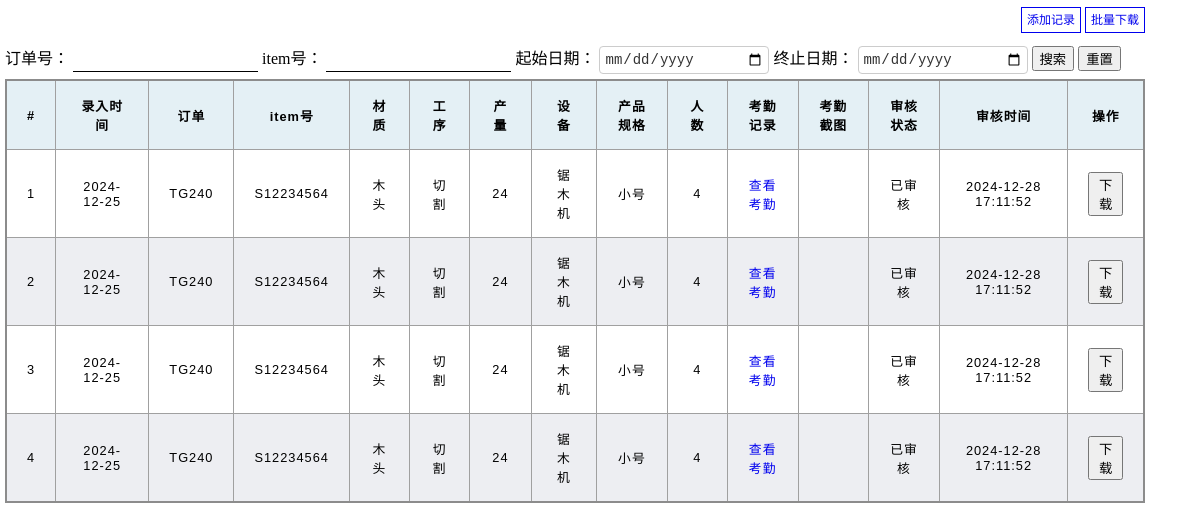
/, run on an earlier commit of the app's database.
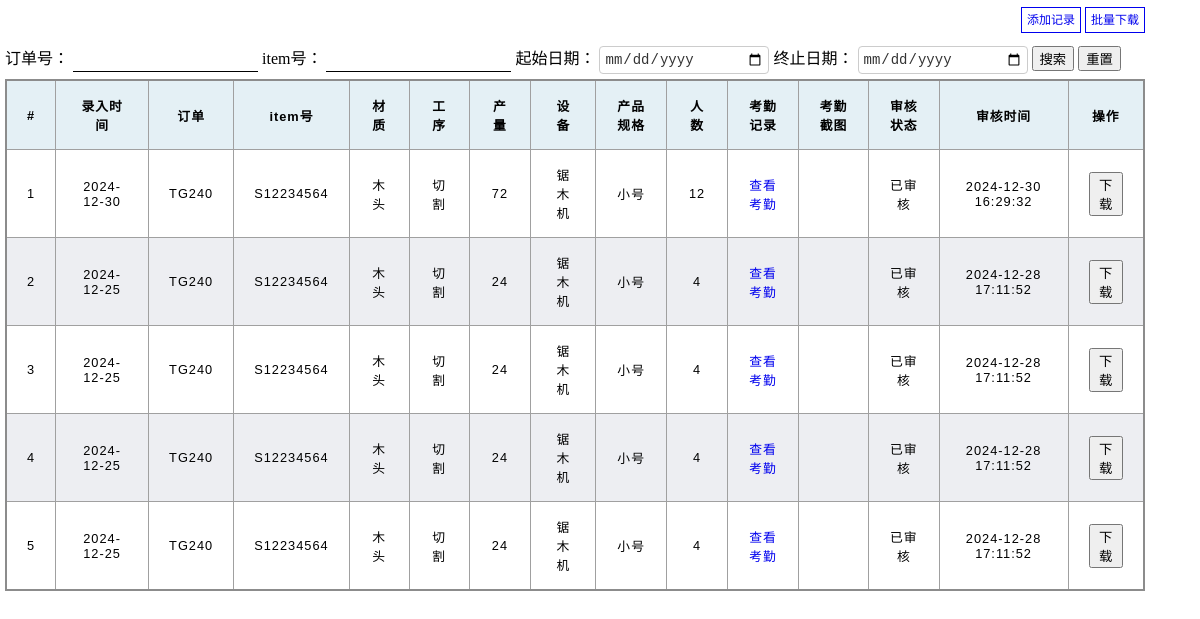
And on a later commit of the database.
### tables this page shows
CREATE TABLE record_sheet
(
    id                 INTEGER PRIMARY KEY,
    entry_time         TEXT    NOT NULL,            -- 记录时间
    po                 TEXT    NOT NULL,            -- po号
    item               TEXT    NOT NULL,            -- item号
    specification_name TEXT    NOT NULL,            -- 规格
    material_name      TEXT    NOT NULL,            -- 材质id
    process_name       TEXT    NOT NULL,            -- 工序
    equipment_name     TEXT    NOT NULL,            -- 设备
    people_number      INTEGER NOT NULL,            -- 人数
    output_number      INTEGER NOT NULL,            -- 数量
    examine_status     INTEGER NOT NULL DEFAULT 0,  -- 审核状态 1 通过 0 拒绝
    examine_time       TEXT             DEFAULT '', -- 审核时间
    attendance_picture TEXT    NOT NULL           -- 考勤图片
);

### blueprints/factory.py (the view)
def factory_index():
    title = '首页'
    per_page = 12  # 每页显示12条记录
    page = int(request.args.get('page', 1))
    db_conn = get_db()
    cursor = db_conn.cursor()
    po = request.args.get('po')
    item = request.args.get('item')
    start_date = request.args.get('start_date')
    end_date = request.args.get('end_date')
    conditions = ''
    conditions_list = []
    if po:
        conditions_list.append(f"po='{po}'")
    if item:
        conditions_list.append(f"item='{item}'")
    if start_date:
        conditions_list.append(f"strftime('%Y-%m-%d', entry_time) >= datetime('{start_date}')")
    if end_date:
        conditions_list.append(f"strftime('%Y-%m-%d', entry_time)  <= datetime('{end_date}')")
    conditions_list.append("examine_status == 1")
    if conditions_list:
        conditions = ' AND '.join(conditions_list)
    if not conditions:
        get_total_sql = """
           SELECT COUNT(*) FROM  main.record_sheet WHERE examine_status == 1
       """
    else:
        get_total_sql = f"""
               SELECT COUNT(*) FROM  main.record_sheet WHERE {conditions}
           """
    cursor.execute(get_total_sql)
    data_total = cursor.fetchone()[0]  # 数据总数
    page_total, page_remainder = divmod(data_total, 12)  # 页码数
    if page_total != 0:
        page_total += 1
    if not conditions:
        get_sql = f"""
            SELECT
                main.record_sheet.id,
                main.record_sheet.entry_time,
                main.record_sheet.po,
                main.record_sheet.item,
                main.record_sheet.people_number,
                main.record_sheet.output_number,
                main.record_sheet.examine_status,
                main.record_sheet.examine_time,
                main.record_sheet.material_name,
                main.record_sheet.equipment_name,
                main.record_sheet.process_name,
                main.record_sheet.specification_name,
                main.record_sheet.attendance_picture
            FROM
                main.record_sheet
            WHERE examine_status == 1
             ORDER BY id DESC
            LIMIT {per_page} OFFSET {(page - 1) * 12};
        """
    else:
        get_sql = f"""
                SELECT
                    main.record_sheet.id,
                    main.record_sheet.entry_time,
                    main.record_sheet.po,
                    main.record_sheet.item,
                    main.record_sheet.people_number,
                    main.record_sheet.output_number,
                    main.record_sheet.examine_status,
                    main.record_sheet.examine_time,
                    main.record_sheet.material_name,
                    main.record_sheet.equipment_name,
                    main.record_sheet.process_name,
                    main.record_sheet.specification_name,
                    main.record_sheet.attendance_picture
                FROM
                    main.record_sheet
                WHERE {conditions}
                 ORDER BY id DESC
                LIMIT {per_page} OFFSET {(page - 1) * 12};
                """
    cursor.execute(get_sql)
    column_names = [description[0] for description in cursor.description]
    data_list_all = [dict(zip(column_names, row)) for row in cursor.fetchall()]
    pagination_links = []
    page_start_number = page
    page_end_number = 5 + (page - 1)  # 计算展示最后以为展示的页码
    if page_end_number > page_total:  # 计算起始的页码
        page_start_number = page_total - 4
    if page_total <= 5:  # 如果总页码小于等于5，那么起始页码不进行计算
        page_start_number = 1
    for i in range(page_start_number, min(page_total, page_end_number) + 1):
        if i == page:
            pagination_links.append((i, 'active'))  # 当前页不加链接
        else:
            pagination_links.append((i, f'?page={i}'))
    return render_template('factory_index.html', title=title, data_list_all=data_list_all, data_total=data_total,
                           page_total=page_total, pagination_links=pagination_links, page=page)

### config/db_config.py (called while the page is built)
def get_db():
    if not hasattr(db, 'conn'):
        db.conn = sqlite3.connect('RSDataBase.db')
    return db.conn

### config/tools.py (called while the page is built)
def audit_status(data):  # 注册过滤器的函数
    if not data:
        return "未审核"
    return "已审核"

### templates/factory_index.html (shortened to what this page needs)
<!DOCTYPE html>
<html lang="en">
<head>
    <link rel="stylesheet" href="/static/css/index.css">
</head>
<body>
<div style="width: 95%;margin-left: 5px;margin-top: 10px">
    <div style="height: 30px;text-align: right">
        <a href="/factory_add_records" target="_blank"
           style="text-decoration: none;border: 1px solid;padding: 5px;font-size: 12px;">添加记录</a>
        <a href="/factory_batch_download_index" target="_blank"
           style="text-decoration: none;border: 1px solid;padding: 5px;font-size: 12px;">批量下载</a>
    </div>
    <div class="table-search margin_top">
        <label for="po">订单号：</label>
        <input type="text" id="po" class="input_style">
        <label for="item">item号：</label>
        <input type="text" id="item" class="input_style">
        <label for="start_date">起始日期：</label>
        <input type="date" id="start_date">
        <label for="end_date">终止日期：</label>
        <input type="date" id="end_date">
        <button onclick="search()">搜索</button>
        <button onclick="reload()">重置</button>
    </div>
    <div class="table-container margin_top">
        <table>
            <thead>
            <tr>
                <th>#</th>
                <th>录入时间</th>
                <th>订单</th>
                <th>item号</th>
                <th>材质</th>
                <th>工序</th>
                <th>产量</th>
                <th>设备</th>
                <th>产品规格</th>
                <th>人数</th>
                <th>考勤记录</th>
                <th>考勤截图</th>
                <th>审核状态</th>
                <th>审核时间</th>
                <th>操作</th>
            </tr>
            </thead>
            <tbody>
            {% for i in data_list_all %}
            <tr>
                <td>{{loop.index}}</td>
                <td>{{i.entry_time}}</td>
                <td>{{i.po}}</td>
                <td>{{i.item}}</td>
                <td>{{i.material_name}}</td>
                <td>{{i.process_name}}</td>
                <td>{{i.output_number}}</td>
                <td>{{i.equipment_name}}</td>
                <td>{{i.specification_name}}</td>
                <td>{{i.people_number}}</td>
                <td>
                    <a href="/rs/rs_sign_in_record?pk={{i.id}}" target="_blank" style="text-decoration: none;">查看考勤</a>
                </td>
                <td>
                </td>
                <td>{{i.examine_status | audit}}</td>
                <td>
                    {% if i.examine_status %}
                    {{i.examine_time}}
                    {%endif%}
                </td>
                <td>
                    {% if i.examine_status %}
                    <button onclick="download({{i.id}})">下载</button>
                    {%endif%}
                </td>
            </tr>
            {% else %}
            <tr>
                <td colspan="17">没有数据。</td>
            </tr>
            {% endfor %}
            </tbody>
        </table>
    </div>
</div>
</body>
</html>

What changed in the data, as far as the page shows it:
added record_sheet: entry_time "2024-12-30", po "TG240", item "S12234564", material_name "木头", process_name "切割", output_number "72", equipment_name "锯木机", specification_name "小号", people_number "12", examine_status|audit "已审核", examine_time "2024-12-30 16:29:32"
